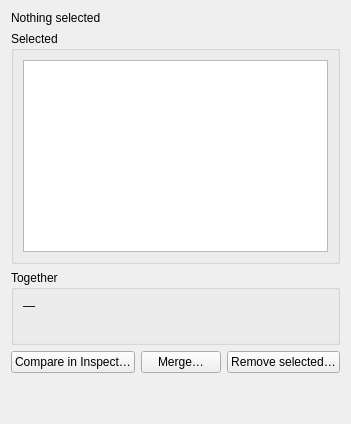
<?xml version="1.0" encoding="UTF-8"?>
<ui version="4.0">
 <class>PropSelection</class>
 <widget class="QWidget" name="PropSelection">
  <property name="windowTitle">
   <string>Selection</string>
  </property>
  <layout class="QVBoxLayout" name="root">
   <item>
    <widget class="QLabel" name="lblHeading">
     <property name="text">
      <string>Nothing selected</string>
     </property>
     <property name="wordWrap">
      <bool>true</bool>
     </property>
     <property name="textFormat">
      <enum>Qt::RichText</enum>
     </property>
    </widget>
   </item>
   <item>
    <widget class="QGroupBox" name="groupSelected">
     <property name="title">
      <string>Selected</string>
     </property>
     <layout class="QVBoxLayout" name="layoutSelected">
      <item>
       <widget class="QListWidget" name="listSelected">
        <property name="minimumSize">
         <size>
          <width>0</width>
          <height>90</height>
         </size>
        </property>
       </widget>
      </item>
     </layout>
    </widget>
   </item>
   <item>
    <widget class="QGroupBox" name="groupTogether">
     <property name="title">
      <string>Together</string>
     </property>
     <layout class="QVBoxLayout" name="layoutTogether">
      <item>
       <widget class="QLabel" name="lblTogether">
        <property name="text">
         <string>—</string>
        </property>
        <property name="wordWrap">
         <bool>true</bool>
        </property>
        <property name="textFormat">
         <enum>Qt::RichText</enum>
        </property>
       </widget>
      </item>
      <item>
       <widget class="QLabel" name="lblNote">
        <property name="text">
         <string/>
        </property>
        <property name="wordWrap">
         <bool>true</bool>
        </property>
        <property name="textFormat">
         <enum>Qt::RichText</enum>
        </property>
       </widget>
      </item>
     </layout>
    </widget>
   </item>
   <item>
    <layout class="QHBoxLayout" name="layoutActions">
     <item>
      <widget class="QPushButton" name="btnCompare">
       <property name="text">
        <string>Compare in Inspect…</string>
       </property>
      </widget>
     </item>
     <item>
      <widget class="QPushButton" name="btnMerge">
       <property name="text">
        <string>Merge…</string>
       </property>
      </widget>
     </item>
     <item>
      <widget class="QPushButton" name="btnRemoveSelected">
       <property name="text">
        <string>Remove selected…</string>
       </property>
      </widget>
     </item>
    </layout>
   </item>
   <item>
    <spacer name="spacerBottom">
     <property name="orientation">
      <enum>Qt::Vertical</enum>
     </property>
     <property name="sizeHint" stdset="0">
      <size>
       <width>20</width>
       <height>40</height>
      </size>
     </property>
    </spacer>
   </item>
  </layout>
 </widget>
 <resources/>
 <connections/>
</ui>
